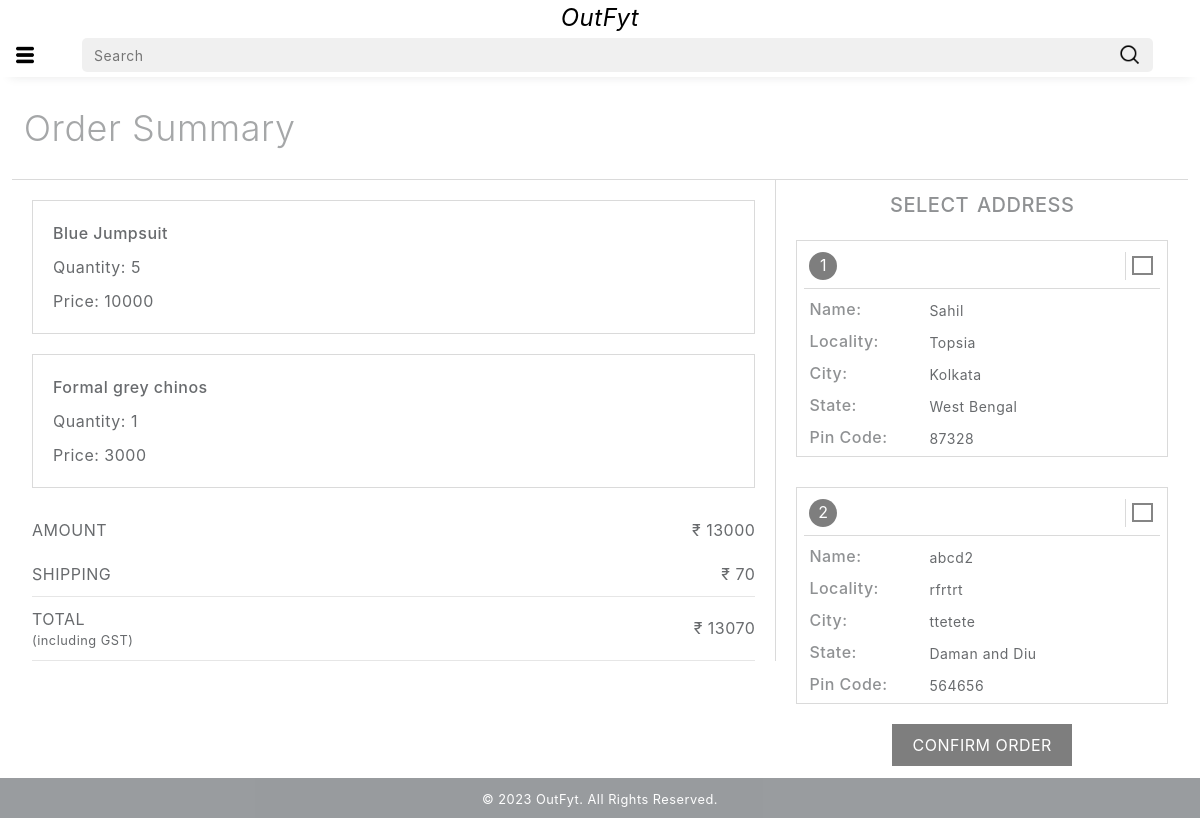
The page /checkout/ (signed in) on the database as committed earlier.
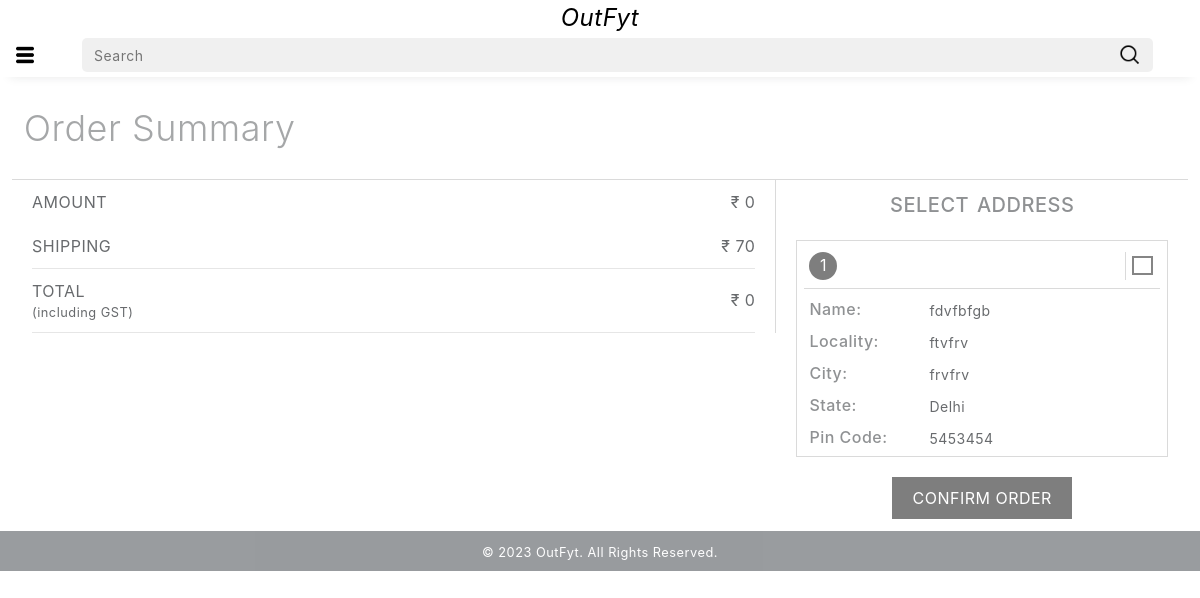
The same page on the database as committed later.
### app/models.py (models this page shows, shortened)
class Cart(models.Model):
    user=models.ForeignKey(User,on_delete=models.CASCADE)
    product=models.ForeignKey(Product,on_delete=models.CASCADE)
    quantity=models.PositiveIntegerField(default=1)
    @property
    def total_cost(self):
        return self.quantity * self.product.discounted_price

class Product(models.Model):
    title=models.CharField(max_length=100)
    selling_price=models.IntegerField()
    discounted_price=models.IntegerField()
    description=models.TextField()
    brand=models.CharField(max_length=100)
    category=models.CharField(choices=CATEGORY_CHOICES,max_length=3)
    product_image=models.ImageField(upload_to='productimg')

class Customer(models.Model):
    user = models.ForeignKey(User, on_delete=models.CASCADE)
    name = models.CharField(max_length=200)
    locality = models.CharField(max_length=200)
    city = models.CharField(max_length=50)
    zipcode = models.IntegerField()
    state = models.CharField(choices= STATE_CHOICES, max_length=50)

### app/views.py (the view)
# urls.py: path('checkout/', views.checkout, name='checkout'),
@login_required
def checkout(request):
    totalitem = 0
    if request.user.is_authenticated:
        totalitem = len(Cart.objects.filter(user=request.user))
    user = request.user
    address = Customer.objects.filter(user=user)
    cart_items = Cart.objects.filter(user=user)
    amount = 0
    shipping_amount = 70
    totalamount = 0
    cart_product = [p for p in Cart.objects.all() if p.user==request.user]
    if cart_product:
        for p in cart_product:
            tempamount = (p.quantity* p.product.discounted_price)
            amount += tempamount
        totalamount = amount + shipping_amount
    return render(request, 'app/checkout.html', {'address':address, 'totalamount': totalamount, 'cart_items': cart_items, 'totalitem':totalitem, 'amount': amount})

### app/templates/app/checkout.html (shortened to what this page needs)
{% extends 'app/base.html' %}
{% load static %}
{% block main-content %}
<div class="all-products-main">
  <div class="all-products-header">Order Summary</div>
    <div class="all-products-body">
      <div class="cart-items-main">
        {% for item in cart_items %}
        <div class="each-order-item">
          <div class="each-order-item-title light w-500">{{ item.product.title }}</div>
          <div class="each-order-item-quantity light">Quantity: {{ item.quantity }}</div>
          <div class="each-order-item-price light">Price: {{ item.total_cost }}</div>
        </div>
        {% endfor %}
        <div class="price-section light">
          <div class="price-header no-wrap">AMOUNT</div>
          <div class="no-wrap">
            <span>&#8377;</span>
            <span id="amount">{{amount}}</span>
          </div>
        </div>
        <div class="price-section light shipping-price-div">
          <div class="price-header no-wrap">SHIPPING</div>
          <div class="no-wrap">
            <span>&#8377;</span>
            <span>70</span>
          </div>
        </div>
        <div class="price-section light total-price-div">
          <div class="">TOTAL <small class="no-wrap">(including GST)</small></div>
          <div class="no-wrap">
            <span>&#8377;</span>
            <span id ="totalamount">{{totalamount}}</span>
          </div>
        </div>
      </div>
      <div class="cart-price-main">
        <div class="upper-header lighter price-main-header">SELECT ADDRESS</div>
        <form action="/paymentdone" class="order-addresses">
          {% for ad in address %}
            <div class="each-order-address">
              <div class="address-header">
                <div class="address-number"><div class="lighter">{{forloop.counter}}</div></div>
                <div class="delete-address-button light">
                  <label class="address-checkbox-label" for="custadd{{forloop.counter}}">
                    <span class="checkbox-span"></span>
                  </label>
                </div>
              </div>
              <div class="address-val">
                  <div class="w-500 lighter info-key">Name: </div>
                  <div class="light info-value">{{ad.name}}</div>
              </div>
              <div class="address-val">
                  <div class="w-500 lighter info-key">Locality: </div>
                  <div class="light info-value">{{ad.locality}}</div>
              </div>
              <div class="address-val">
                  <div class="w-500 lighter info-key">City: </div>
                  <div class="light info-value">{{ad.city}}</div>
              </div>
              <div class="address-val">
                  <div class="w-500 lighter info-key">State: </div>
                  <div class="light info-value">{{ad.state}}</div>
              </div>
              <div class="address-val">
                  <div class="w-500 lighter info-key">Pin Code: </div>
                  <div class="light info-value">{{ad.zipcode}}</div>
              </div>
            </div>
          {% endfor %}
          <div class="text-end">
            <button type="submit" class="custom-btn btn-6 light confirm-order disabled lighter"><span>CONFIRM ORDER</span></button>
          </div>
        </form>
      </div>
    </div>
</div>
{% endblock main-content %}

Rows that differ between the two databases and show on the page:
removed Cart: product "Blue Jumpsuit", quantity "5", total_cost "10000"
removed Cart: product "Formal grey chinos", quantity "1", total_cost "3000"
removed Customer: name "Sahil", locality "Topsia", city "Kolkata", state "West Bengal", zipcode "87328"
removed Customer: name "abcd2", locality "rfrtrt", city "ttetete", state "Daman and Diu", zipcode "564656"
added Customer: name "fdvfbfgb", locality "ftvfrv", city "frvfrv", state "Delhi", zipcode "5453454"
Other text that changed with them:
{{ amount }}: "13000" → "0"
{{ totalamount }}: "13070" → "0"
